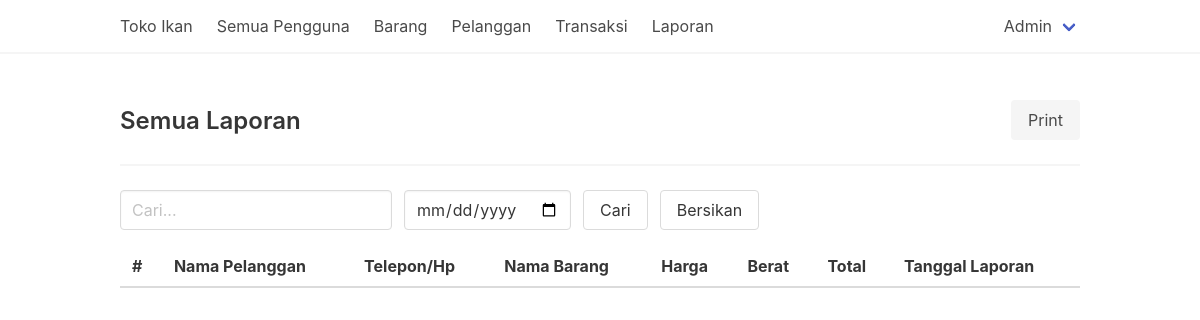
The app's page /laporan.php (signed in), older data.
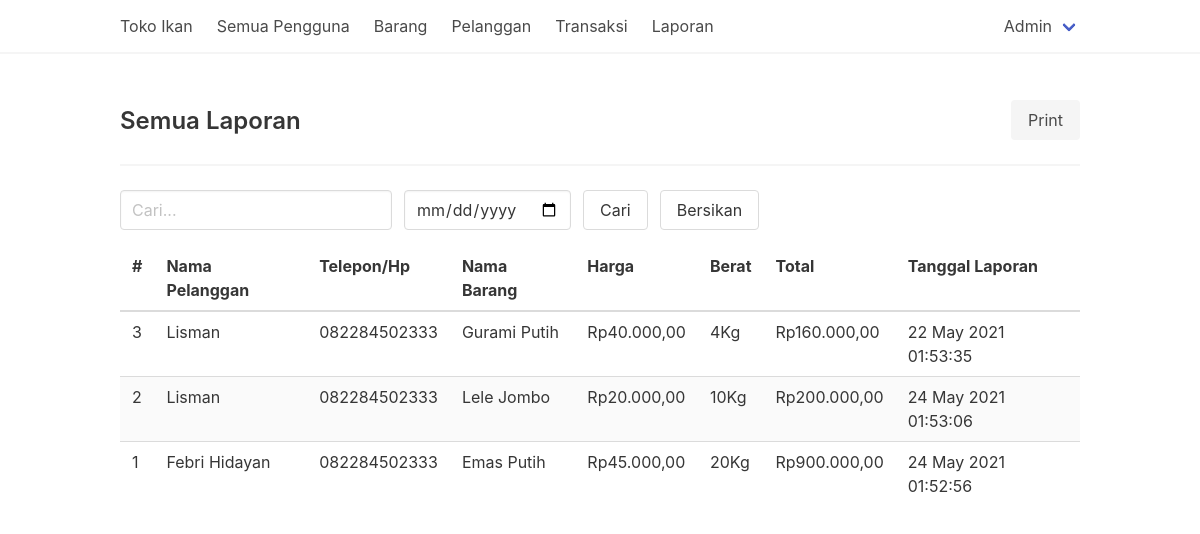
The same page, newer data.
### tables this page shows
CREATE TABLE `transaksi` (
  `id_transaksi_055` int(11) NOT NULL,
  `harga_transaksi_055` decimal(16,2) NOT NULL,
  `jumlah_transaksi_055` int(11) NOT NULL,
  `total_transaksi_055` decimal(16,2) NOT NULL,
  `tanggal_transaksi_055` timestamp NOT NULL DEFAULT current_timestamp() ON UPDATE current_timestamp(),
  `barang_id_055` int(11) DEFAULT NULL,
  `user_id_055` int(11) DEFAULT NULL
);

CREATE TABLE `users` (
  `id_user_055` int(11) NOT NULL,
  `nama_user_055` varchar(40) NOT NULL,
  `username_user_055` varchar(30) NOT NULL,
  `password_user_055` varchar(255) NOT NULL,
  `telepon_user_055` varchar(20) NOT NULL,
  `alamat_user_055` varchar(80) NOT NULL,
  `role_user_055` enum('admin','waiter','owner','customer') DEFAULT 'customer'
);

CREATE TABLE `barang` (
  `id_barang_055` int(11) NOT NULL,
  `nama_barang_055` varchar(30) NOT NULL,
  `harga_barang_055` decimal(16,2) NOT NULL,
  `stok_barang_055` int(11) NOT NULL
);

### config/function.php (called while the page is built, shortened)
<?php
function money($number)
{
    return 'Rp' . number_format($number, 2, ',', '.');
}
function old($var, $val = '')
{
    return $_POST[$var] ?? $val;
}
function dateTime($now)
{
    return date('d F Y H:i:s', strtotime($now));
}
function kilo($amount)
{
    return "{$amount}Kg";
}
function isRole(array $roles)
{
    global $conn;
    $sql = sprintf("SELECT role_user_055 FROM users WHERE username_user_055 = '%s'", $_SESSION['username']);
    $query = $conn->query($sql);
    $user = $query->fetch_object();
    if ($user) {
        return in_array($user->role_user_055, $roles);
    }
    return header('Location:logout.php');
}

### laporan.php (the view, shortened to what this page needs)
<?php
require_once "template/theHeader.php";
?>
<div class="level">
    <div class="level-left">
        <div class="level-item">
            <h1 class="title is-4">Semua Laporan</h1>
        </div>
    </div>
    <div class="level-right">
        <div class="level-item">
            <a href="laporan-print.php?<?= $_SERVER['QUERY_STRING'] ?? '' ?>" target="_blank" rel="noopener noreferrer" class="button is-light">Print</a>
        </div>
    </div>
</div>
<hr>
<form class="mb-4" method="GET">
    <div class="field is-grouped">
        <p class="control">
            <input type="search" name="search" class="input" placeholder="Cari..." value="<?= old('search', isset($_GET['search']) ? $_GET['search'] : '') ?>">
        </p>
        <p class="control">
            <input type="date" name="date" class="input" value="<?= old('date', isset($_GET['date']) ? $_GET['date'] : '') ?>">
        </p>
        <p class="control">
            <button type="submit" class="button">Cari</button>
        </p>
        <p class="control">
            <button type="submit" name="clear" class="button">Bersikan</button>
        </p>
    </div>
</form>
<div class="table-container">
    <table class="table is-hoverable is-striped is-fullwidth">
        <thead>
            <tr>
                <th>#</th>
                <th>Nama Pelanggan</th>
                <th>Telepon/Hp</th>
                <th>Nama Barang</th>
                <th>Harga</th>
                <th>Berat</th>
                <th>Total</th>
                <th>Tanggal Laporan</th>
            </tr>
        </thead>
        <tbody>
            <?php
            $sql = "SELECT * FROM transaksi JOIN barang ON barang.id_barang_055 = transaksi.barang_id_055 JOIN users ON users.id_user_055 = transaksi.user_id_055";
            $sql .= !empty($_GET['search']) || !empty($_GET['date']) ? " WHERE " : '';
            $sql .= !empty($_GET['date']) ? " transaksi.tanggal_transaksi_055 LIKE '{$_GET['date']}%'" : '';
            $sql .= !empty($_GET['search']) && !empty($_GET['date']) ? " AND " : '';
            $sql .= !empty($_GET['search']) ? "(users.nama_user_055 LIKE '%{$_GET['search']}%' OR barang.nama_barang_055 LIKE '%{$_GET['search']}%')" : '';
            $sql .= " ORDER BY id_transaksi_055 DESC";
            $query = $conn->query($sql);
            while ($item = $query->fetch_object()) {
            ?>
                <tr>
                    <td><?= $item->id_transaksi_055; ?></td>
                    <td><?= $item->nama_user_055; ?></td>
                    <td><?= $item->telepon_user_055; ?></td>
                    <td><?= $item->nama_barang_055; ?></td>
                    <td><?= money($item->harga_transaksi_055); ?></td>
                    <td><?= kilo($item->jumlah_transaksi_055); ?></td>
                    <td><?= money($item->total_transaksi_055); ?></td>
                    <td><?= dateTime($item->tanggal_transaksi_055); ?></td>
                </tr>
            <?php } ?>
        </tbody>
    </table>
</div>
<?php
require_once "template/theFooter.php"
?>

### template/theHeader.php (shortened to what this page needs)
<!DOCTYPE html>
<html lang="id">
<head>
    <link rel='stylesheet' href='https://cdnjs.cloudflare.com/ajax/libs/bulma/0.9.2/css/bulma.min.css' />
</head>
<body>
    <nav class="navbar has-shadow">
        <div class="container">
            <div class="navbar-brand">
                <a href="index.php" class="navbar-item">Toko Ikan</a>
            </div>
            <div class="navbar-menu" id="navbarBasicExample">
                <?php if (isset($_SESSION['username'])): ?>
                    <div class="navbar-start">
                        <?php if (isRole(['admin'])): ?>
                            <a href="users.php" class="navbar-item is-tab">Semua Pengguna</a>
                        <?php endif; ?>
                        <?php if (isRole(['admin', 'waiter'])): ?>
                            <a href="barang.php" class="navbar-item is-tab">Barang</a>
                        <?php endif; ?>
                        <?php if (isRole(['admin', 'waiter'])): ?>
                            <a href="pelanggan.php" class="navbar-item is-tab">Pelanggan</a>
                        <?php endif; ?>
                        <?php if (isRole(['admin', 'waiter'])): ?>
                            <a href="transaksi.php" class="navbar-item is-tab">Transaksi</a>
                        <?php endif; ?>
                        <?php if (isRole(['admin', 'owner'])): ?>
                            <a href="laporan.php" class="navbar-item is-tab">Laporan</a>
                        <?php endif; ?>
                    </div>
                    <div class="navbar-end">
                        <div class="navbar-item has-dropdown is-hoverable">
                            <a class="navbar-link">
                                <?= $_SESSION['name'] ?>
                            </a>
                        </div>
                    </div>
                <?php else: ?>
                    <div class="navbar-end">
                        <a href="login.php" class="navbar-item is-tab">Masuk</a>
                    </div>
                <?php endif; ?>
            </div>
        </div>
    </nav>
    <section class="section">
        <div class="container">

### template/theFooter.php (shortened to what this page needs)
</div>
</section>
</body>
</html>

Row changes from the older to the newer data that the page shows:
added transaksi: id_transaksi_055 "3", user_id_055.nama_user_055 "Lisman", user_id_055.telepon_user_055 "082284502333", barang_id_055.nama_barang_055 "Gurami Putih", harga_transaksi_055 "Rp40.000,00", jumlah_transaksi_055 "4Kg", total_transaksi_055 "Rp160.000,00", tanggal_transaksi_055 "22 May 2021 01:53:35"
added transaksi: id_transaksi_055 "2", user_id_055.nama_user_055 "Lisman", user_id_055.telepon_user_055 "082284502333", barang_id_055.nama_barang_055 "Lele Jombo", harga_transaksi_055 "Rp20.000,00", jumlah_transaksi_055 "10Kg", total_transaksi_055 "Rp200.000,00", tanggal_transaksi_055 "24 May 2021 01:53:06"
added transaksi: id_transaksi_055 "1", user_id_055.nama_user_055 "Febri Hidayan", user_id_055.telepon_user_055 "082284502333", barang_id_055.nama_barang_055 "Emas Putih", harga_transaksi_055 "Rp45.000,00", jumlah_transaksi_055 "20Kg", total_transaksi_055 "Rp900.000,00", tanggal_transaksi_055 "24 May 2021 01:52:56"
